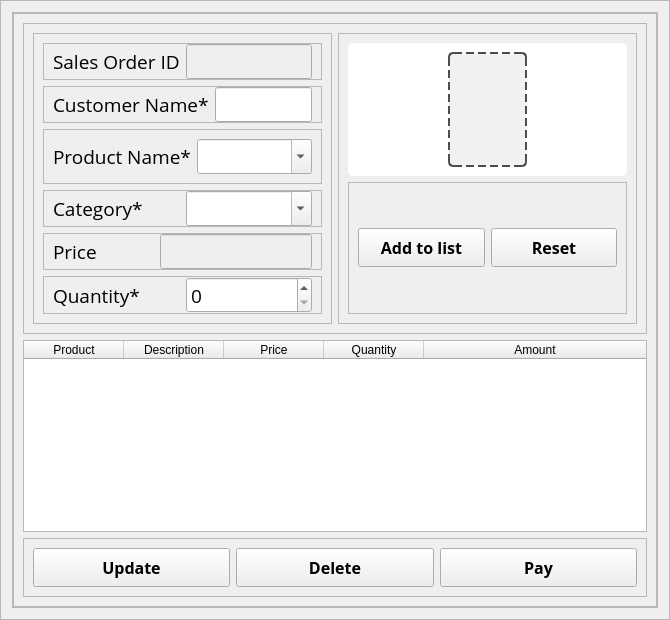
                    <widget class="QFrame" name="new_sales_order_body">
                     <property name="maximumSize">
                      <size>
                       <width>16777215</width>
                       <height>16777215</height>
                      </size>
                     </property>
                     <property name="frameShape">
                      <enum>QFrame::StyledPanel</enum>
                     </property>
                     <property name="frameShadow">
                      <enum>QFrame::Raised</enum>
                     </property>
                     <layout class="QVBoxLayout" name="verticalLayout_29" stretch="2">
                      <item>
                       <widget class="QFrame" name="frame_25">
                        <property name="frameShape">
                         <enum>QFrame::StyledPanel</enum>
                        </property>
                        <property name="frameShadow">
                         <enum>QFrame::Raised</enum>
                        </property>
                        <layout class="QHBoxLayout" name="horizontalLayout_27">
                         <property name="spacing">
                          <number>0</number>
                         </property>
                         <property name="leftMargin">
                          <number>0</number>
                         </property>
                         <property name="topMargin">
                          <number>0</number>
                         </property>
                         <property name="rightMargin">
                          <number>0</number>
                         </property>
                         <property name="bottomMargin">
                          <number>0</number>
                         </property>
                         <item>
                          <widget class="QFrame" name="new_products_input_body_2">
                           <property name="frameShape">
                            <enum>QFrame::StyledPanel</enum>
                           </property>
                           <property name="frameShadow">
                            <enum>QFrame::Raised</enum>
                           </property>
                           <layout class="QVBoxLayout" name="verticalLayout_30">
                            <item>
                             <widget class="QFrame" name="frame_15">
                              <property name="frameShape">
                               <enum>QFrame::StyledPanel</enum>
                              </property>
                              <property name="frameShadow">
                               <enum>QFrame::Raised</enum>
                              </property>
                              <layout class="QHBoxLayout" name="horizontalLayout_19" stretch="2,2">
                               <item>
                                <widget class="QFrame" name="frame_27">
                                 <property name="frameShape">
                                  <enum>QFrame::StyledPanel</enum>
                                 </property>
                                 <property name="frameShadow">
                                  <enum>QFrame::Raised</enum>
                                 </property>
                                 <layout class="QVBoxLayout" name="verticalLayout_31">
                                  <item>
                                   <widget class="QFrame" name="frame_34">
                                    <property name="frameShape">
                                     <enum>QFrame::StyledPanel</enum>
                                    </property>
                                    <property name="frameShadow">
                                     <enum>QFrame::Raised</enum>
                                    </property>
                                    <layout class="QHBoxLayout" name="horizontalLayout_20" stretch="2,3">
                                     <property name="topMargin">
                                      <number>0</number>
                                     </property>
                                     <property name="bottomMargin">
                                      <number>0</number>
                                     </property>
                                     <item>
                                      <widget class="QLabel" name="label_27">
                                       <property name="font">
                                        <font>
                                         <family>Open Sans</family>
                                         <pointsize>14</pointsize>
                                        </font>
                                       </property>
                                       <property name="text">
                                        <string>Sales Order ID</string>
                                       </property>
                                      </widget>
                                     </item>
                                     <item>
                                      <widget class="QLineEdit" name="lineEdit_5">
                                       <property name="enabled">
                                        <bool>false</bool>
                                       </property>
                                       <property name="font">
                                        <font>
                                         <family>Open Sans</family>
                                         <pointsize>14</pointsize>
                                        </font>
                                       </property>
                                      </widget>
                                     </item>
                                    </layout>
                                   </widget>
                                  </item>
                                  <item>
                                   <widget class="QFrame" name="frame_35">
                                    <property name="frameShape">
                                     <enum>QFrame::StyledPanel</enum>
                                    </property>
                                    <property name="frameShadow">
                                     <enum>QFrame::Raised</enum>
                                    </property>
                                    <layout class="QHBoxLayout" name="horizontalLayout_21" stretch="2,3">
                                     <property name="topMargin">
                                      <number>0</number>
                                     </property>
                                     <property name="bottomMargin">
                                      <number>0</number>
                                     </property>
                                     <item>
                                      <widget class="QLabel" name="label_28">
                                       <property name="font">
                                        <font>
                                         <family>Open Sans</family>
                                         <pointsize>14</pointsize>
                                        </font>
                                       </property>
                                       <property name="text">
                                        <string>Customer Name*</string>
                                       </property>
                                      </widget>
                                     </item>
                                     <item>
                                      <widget class="QLineEdit" name="lineEdit_6">
                                       <property name="enabled">
                                        <bool>true</bool>
                                       </property>
                                       <property name="font">
                                        <font>
                                         <family>Open Sans</family>
                                         <pointsize>14</pointsize>
                                        </font>
                                       </property>
                                      </widget>
                                     </item>
                                    </layout>
                                   </widget>
                                  </item>
                                  <item>
                                   <widget class="QFrame" name="frame_36">
                                    <property name="frameShape">
                                     <enum>QFrame::StyledPanel</enum>
                                    </property>
                                    <property name="frameShadow">
                                     <enum>QFrame::Raised</enum>
                                    </property>
                                    <layout class="QHBoxLayout" name="horizontalLayout_29">
                                     <item>
                                      <widget class="QLabel" name="label_29">
                                       <property name="font">
                                        <font>
                                         <family>Open Sans</family>
                                         <pointsize>14</pointsize>
                                        </font>
                                       </property>
                                       <property name="text">
                                        <string>Product Name*</string>
                                       </property>
                                      </widget>
                                     </item>
                                     <item>
                                      <widget class="QComboBox" name="new_sales_product_5">
                                       <property name="font">
                                        <font>
                                         <family>Open Sans</family>
                                         <pointsize>14</pointsize>
                                        </font>
                                       </property>
                                       <property name="editable">
                                        <bool>true</bool>
                                       </property>
                                       <property name="currentText">
                                        <string/>
                                       </property>
                                      </widget>
                                     </item>
                                    </layout>
                                   </widget>
                                  </item>
                                  <item>
                                   <widget class="QFrame" name="frame_37">
                                    <property name="frameShape">
                                     <enum>QFrame::StyledPanel</enum>
                                    </property>
                                    <property name="frameShadow">
                                     <enum>QFrame::Raised</enum>
                                    </property>
                                    <layout class="QHBoxLayout" name="horizontalLayout_31">
                                     <property name="topMargin">
                                      <number>0</number>
                                     </property>
                                     <property name="bottomMargin">
                                      <number>0</number>
                                     </property>
                                     <item>
                                      <widget class="QLabel" name="label_30">
                                       <property name="font">
                                        <font>
                                         <family>Open Sans</family>
                                         <pointsize>14</pointsize>
                                        </font>
                                       </property>
                                       <property name="text">
                                        <string>Category*</string>
                                       </property>
                                      </widget>
                                     </item>
                                     <item>
                                      <widget class="QComboBox" name="new_sales_product_4">
                                       <property name="font">
                                        <font>
                                         <family>Open Sans</family>
                                         <pointsize>14</pointsize>
                                        </font>
                                       </property>
                                       <property name="editable">
                                        <bool>true</bool>
                                       </property>
                                       <property name="currentText">
                                        <string/>
                                       </property>
                                      </widget>
                                     </item>
                                    </layout>
                                   </widget>
                                  </item>
                                  <item>
                                   <widget class="QFrame" name="frame_38">
                                    <property name="frameShape">
                                     <enum>QFrame::StyledPanel</enum>
                                    </property>
                                    <property name="frameShadow">
                                     <enum>QFrame::Raised</enum>
                                    </property>
                                    <layout class="QHBoxLayout" name="horizontalLayout_32" stretch="2,3">
                                     <property name="topMargin">
                                      <number>0</number>
                                     </property>
                                     <property name="bottomMargin">
                                      <number>0</number>
                                     </property>
                                     <item>
                                      <widget class="QLabel" name="label_31">
                                       <property name="font">
                                        <font>
                                         <family>Open Sans</family>
                                         <pointsize>14</pointsize>
                                        </font>
                                       </property>
                                       <property name="text">
                                        <string>Price</string>
                                       </property>
                                      </widget>
                                     </item>
                                     <item>
                                      <widget class="QLineEdit" name="lineEdit_8">
                                       <property name="enabled">
                                        <bool>false</bool>
                                       </property>
                                       <property name="font">
                                        <font>
                                         <family>Open Sans</family>
                                         <pointsize>14</pointsize>
                                        </font>
                                       </property>
                                      </widget>
                                     </item>
                                    </layout>
                                   </widget>
                                  </item>
                                  <item>
                                   <widget class="QFrame" name="frame_39">
                                    <property name="frameShape">
                                     <enum>QFrame::StyledPanel</enum>
                                    </property>
                                    <property name="frameShadow">
                                     <enum>QFrame::Raised</enum>
                                    </property>
                                    <layout class="QHBoxLayout" name="horizontalLayout_33">
                                     <property name="topMargin">
                                      <number>0</number>
                                     </property>
                                     <property name="bottomMargin">
                                      <number>0</number>
                                     </property>
                                     <item>
                                      <widget class="QLabel" name="label_32">
                                       <property name="font">
                                        <font>
                                         <family>Open Sans</family>
                                         <pointsize>14</pointsize>
                                        </font>
                                       </property>
                                       <property name="text">
                                        <string>Quantity*</string>
                                       </property>
                                      </widget>
                                     </item>
                                     <item>
                                      <widget class="QSpinBox" name="new_sales_quantity_3">
                                       <property name="font">
                                        <font>
                                         <family>Open Sans</family>
                                         <pointsize>14</pointsize>
                                        </font>
                                       </property>
                                       <property name="maximum">
                                        <number>9999</number>
                                       </property>
                                      </widget>
                                     </item>
                                    </layout>
                                   </widget>
                                  </item>
                                 </layout>
                                </widget>
                               </item>
                               <item>
                                <widget class="QFrame" name="frame_16">
                                 <property name="frameShape">
                                  <enum>QFrame::StyledPanel</enum>
                                 </property>
                                 <property name="frameShadow">
                                  <enum>QFrame::Raised</enum>
                                 </property>
                                 <layout class="QVBoxLayout" name="verticalLayout_32">
                                  <item>
                                   <widget class="QFrame" name="drop_frame_2">
                                    <property name="maximumSize">
                                     <size>
                                      <width>16777215</width>
                                      <height>16777215</height>
                                     </size>
                                    </property>
                                    <property name="styleSheet">
                                     <string notr="true">background-color: rgb(255, 255, 255);
border-radius:5px;</string>
                                    </property>
                                    <property name="frameShape">
                                     <enum>QFrame::StyledPanel</enum>
                                    </property>
                                    <property name="frameShadow">
                                     <enum>QFrame::Raised</enum>
                                    </property>
                                    <layout class="QVBoxLayout" name="verticalLayout_33">
                                     <property name="leftMargin">
                                      <number>100</number>
                                     </property>
                                     <property name="rightMargin">
                                      <number>100</number>
                                     </property>
                                     <item>
                                      <widget class="QWidget" name="dashed_2" native="true">
                                       <property name="styleSheet">
                                        <string notr="true">
background-color: rgb(241, 241, 241);
border: 2px dashed rgb(76, 76, 76);
</string>
                                       </property>
                                       <layout class="QVBoxLayout" name="verticalLayout_34">
                                        <property name="spacing">
                                         <number>0</number>
                                        </property>
                                        <property name="leftMargin">
                                         <number>0</number>
                                        </property>
                                        <property name="topMargin">
                                         <number>20</number>
                                        </property>
                                        <property name="rightMargin">
                                         <number>0</number>
                                        </property>
                                        <property name="bottomMargin">
                                         <number>0</number>
                                        </property>
                                       </layout>
                                      </widget>
                                     </item>
                                    </layout>
                                   </widget>
                                  </item>
                                  <item>
                                   <widget class="QFrame" name="frame_19">
                                    <property name="frameShape">
                                     <enum>QFrame::StyledPanel</enum>
                                    </property>
                                    <property name="frameShadow">
                                     <enum>QFrame::Raised</enum>
                                    </property>
                                    <layout class="QHBoxLayout" name="horizontalLayout_34">
                                     <item>
                                      <widget class="QPushButton" name="new_sales_order_btn_8">
                                       <property name="font">
                                        <font>
                                         <family>Open Sans</family>
                                         <pointsize>12</pointsize>
                                         <weight>75</weight>
                                         <bold>true</bold>
                                        </font>
                                       </property>
                                       <property name="focusPolicy">
                                        <enum>Qt::NoFocus</enum>
                                       </property>
                                       <property name="styleSheet">
                                        <string notr="true">padding: 7px;</string>
                                       </property>
                                       <property name="text">
                                        <string>Add to list</string>
                                       </property>
                                       <property name="icon">
                                        <iconset>
                                         <normaloff>img/plus 1.svg</normaloff>img/plus 1.svg</iconset>
                                       </property>
                                       <property name="iconSize">
                                        <size>
                                         <width>30</width>
                                         <height>30</height>
                                        </size>
                                       </property>
                                      </widget>
                                     </item>
                                     <item>
                                      <widget class="QPushButton" name="new_sales_order_btn_9">
                                       <property name="font">
                                        <font>
                                         <family>Open Sans</family>
                                         <pointsize>12</pointsize>
                                         <weight>75</weight>
                                         <bold>true</bold>
                                        </font>
                                       </property>
                                       <property name="focusPolicy">
                                        <enum>Qt::NoFocus</enum>
                                       </property>
                                       <property name="styleSheet">
                                        <string notr="true">padding: 7px;</string>
                                       </property>
                                       <property name="text">
                                        <string>Reset</string>
                                       </property>
                                       <property name="icon">
                                        <iconset>
                                         <normaloff>img/plus 1.svg</normaloff>img/plus 1.svg</iconset>
                                       </property>
                                       <property name="iconSize">
                                        <size>
                                         <width>30</width>
                                         <height>30</height>
                                        </size>
                                       </property>
                                      </widget>
                                     </item>
                                    </layout>
                                   </widget>
                                  </item>
                                 </layout>
                                </widget>
                               </item>
                              </layout>
                             </widget>
                            </item>
                            <item>
                             <widget class="QTableWidget" name="tableWidget_4">
                              <property name="sortingEnabled">
                               <bool>false</bool>
                              </property>
                              <attribute name="horizontalHeaderShowSortIndicator" stdset="0">
                               <bool>false</bool>
                              </attribute>
                              <attribute name="horizontalHeaderStretchLastSection">
                               <bool>true</bool>
                              </attribute>
                              <column>
                               <property name="text">
                                <string>Product</string>
                               </property>
                              </column>
                              <column>
                               <property name="text">
                                <string>Description</string>
                               </property>
                              </column>
                              <column>
                               <property name="text">
                                <string>Price</string>
                               </property>
                              </column>
                              <column>
                               <property name="text">
                                <string>Quantity</string>
                               </property>
                              </column>
                              <column>
                               <property name="text">
                                <string>Amount</string>
                               </property>
                              </column>
                             </widget>
                            </item>
                            <item>
                             <widget class="QFrame" name="frame_20">
                              <property name="frameShape">
                               <enum>QFrame::StyledPanel</enum>
                              </property>
                              <property name="frameShadow">
                               <enum>QFrame::Raised</enum>
                              </property>
                              <layout class="QHBoxLayout" name="horizontalLayout_35">
                               <item>
                                <widget class="QPushButton" name="new_sales_order_btn_10">
                                 <property name="font">
                                  <font>
                                   <family>Open Sans</family>
                                   <pointsize>12</pointsize>
                                   <weight>75</weight>
                                   <bold>true</bold>
                                  </font>
                                 </property>
                                 <property name="focusPolicy">
                                  <enum>Qt::NoFocus</enum>
                                 </property>
                                 <property name="styleSheet">
                                  <string notr="true">padding: 7px;</string>
                                 </property>
                                 <property name="text">
                                  <string>Update</string>
                                 </property>
                                 <property name="icon">
                                  <iconset>
                                   <normaloff>img/plus 1.svg</normaloff>img/plus 1.svg</iconset>
                                 </property>
                                 <property name="iconSize">
                                  <size>
                                   <width>30</width>
                                   <height>30</height>
                                  </size>
                                 </property>
                                </widget>
                               </item>
                               <item>
                                <widget class="QPushButton" name="new_sales_order_btn_11">
                                 <property name="font">
                                  <font>
                                   <family>Open Sans</family>
                                   <pointsize>12</pointsize>
                                   <weight>75</weight>
                                   <bold>true</bold>
                                  </font>
                                 </property>
                                 <property name="focusPolicy">
                                  <enum>Qt::NoFocus</enum>
                                 </property>
                                 <property name="styleSheet">
                                  <string notr="true">padding: 7px;</string>
                                 </property>
                                 <property name="text">
                                  <string>Delete</string>
                                 </property>
                                 <property name="icon">
                                  <iconset>
                                   <normaloff>img/plus 1.svg</normaloff>img/plus 1.svg</iconset>
                                 </property>
                                 <property name="iconSize">
                                  <size>
                                   <width>30</width>
                                   <height>30</height>
                                  </size>
                                 </property>
                                </widget>
                               </item>
                               <item>
                                <widget class="QPushButton" name="new_sales_order_btn_12">
                                 <property name="font">
                                  <font>
                                   <family>Open Sans</family>
                                   <pointsize>12</pointsize>
                                   <weight>75</weight>
                                   <bold>true</bold>
                                  </font>
                                 </property>
                                 <property name="focusPolicy">
                                  <enum>Qt::NoFocus</enum>
                                 </property>
                                 <property name="styleSheet">
                                  <string notr="true">padding: 7px;</string>
                                 </property>
                                 <property name="text">
                                  <string>Pay</string>
                                 </property>
                                 <property name="icon">
                                  <iconset>
                                   <normaloff>img/plus 1.svg</normaloff>img/plus 1.svg</iconset>
                                 </property>
                                 <property name="iconSize">
                                  <size>
                                   <width>30</width>
                                   <height>30</height>
                                  </size>
                                 </property>
                                </widget>
                               </item>
                              </layout>
                             </widget>
                            </item>
                           </layout>
                          </widget>
                         </item>
                         <item>
                          <widget class="QFrame" name="frame_40">
                           <property name="maximumSize">
                            <size>
                             <width>0</width>
                             <height>0</height>
                            </size>
                           </property>
                           <property name="frameShape">
                            <enum>QFrame::StyledPanel</enum>
                           </property>
                           <property name="frameShadow">
                            <enum>QFrame::Raised</enum>
                           </property>
                          </widget>
                         </item>
                        </layout>
                       </widget>
                      </item>
                     </layout>
                    </widget>
